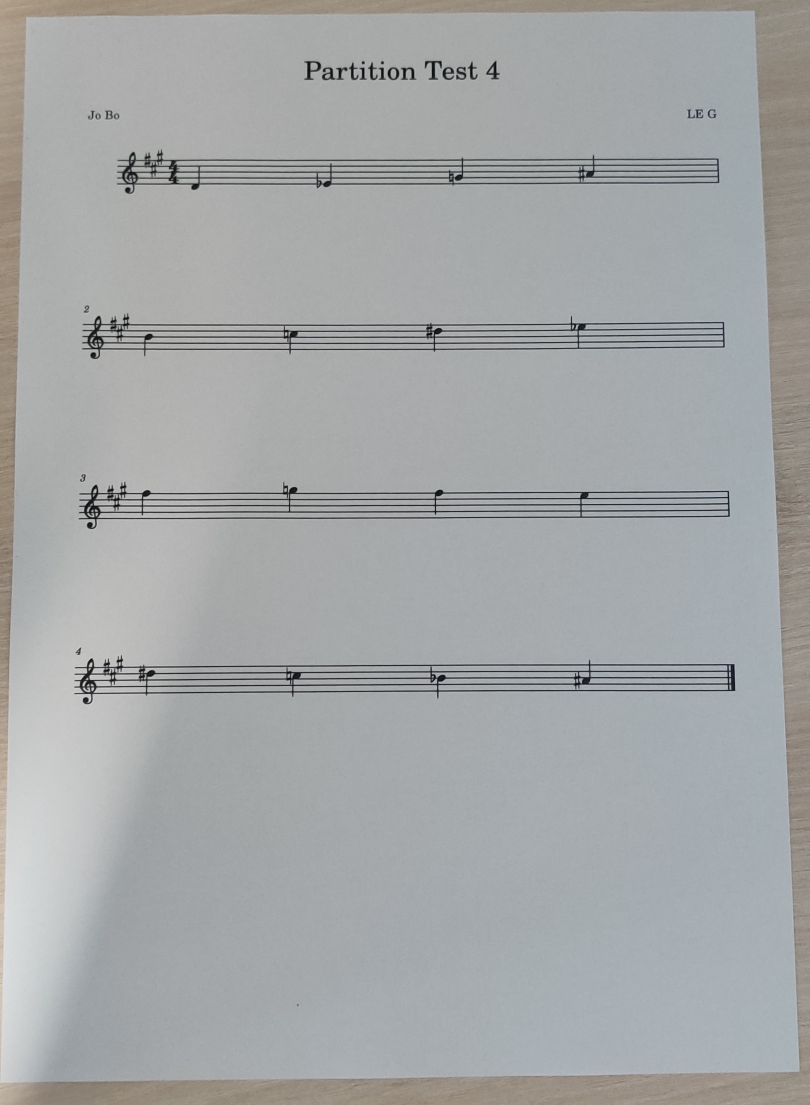
#> input picture Images/im4.jpg, 1619 x 2209 px, given in place of the camera (shown at 1/2 size)
$ python test.py
#> lines starting #> are read from the running program, lines starting #| are printed output that depends on the picture; after the words box and inside, x2 and y2 are one past the last pixel; in counts of white or black regions, pixels touching at a corner belong together
import cv2
import numpy as np
import matplotlib.pyplot as plt
import copy


def intersectionBetweenLines(line1, line2):
    theta1, rho1 = line1
    theta2, rho2 = line2
    x0 = (rho2 * np.sin(theta1) - rho1 * np.sin(theta2)) / (np.sin(theta1) * np.cos(theta2) - np.sin(theta2) * np.cos(theta1))
    if abs(theta1) > 0.1:
        y0 = rho1/np.sin(theta1) - x0/np.tan(theta1)
    else:
        y0 = rho2/np.sin(theta2) - x0/np.tan(theta2)
    x0, y0 = int(np.round(x0)), int(np.round(y0))
    return [x0, y0]

vid = cv2.VideoCapture(1)
vid.set(cv2.CAP_PROP_FRAME_WIDTH, 1920)
vid.set(cv2.CAP_PROP_FRAME_WIDTH, 1080)
frame_width = int(vid.get(cv2.CAP_PROP_FRAME_WIDTH))
frame_height = int(vid.get(cv2.CAP_PROP_FRAME_HEIGHT))
print('Width x Height = ', frame_width, 'x', frame_height)

ret, frame = vid.read()
#> frame is the input picture: shape (2209, 1619, 3); mean B, G, R 167.5, 166.8, 164.3
print(ret)
#| True
ny,nx,nc = frame.shape
#> ny = 2209; nx = 1619; nc = 3


#A4 paper sheet dimensions
l = ny - 20
#> l = 2189
L = l/1.414
#> L = 1548.1

while(ret):
    ret, frame = vid.read()
    img = copy.deepcopy(frame)
    img = img[int((ny - l)/2):int((ny + l)/2) , int((nx - L)/2):int((nx + L)/2)]
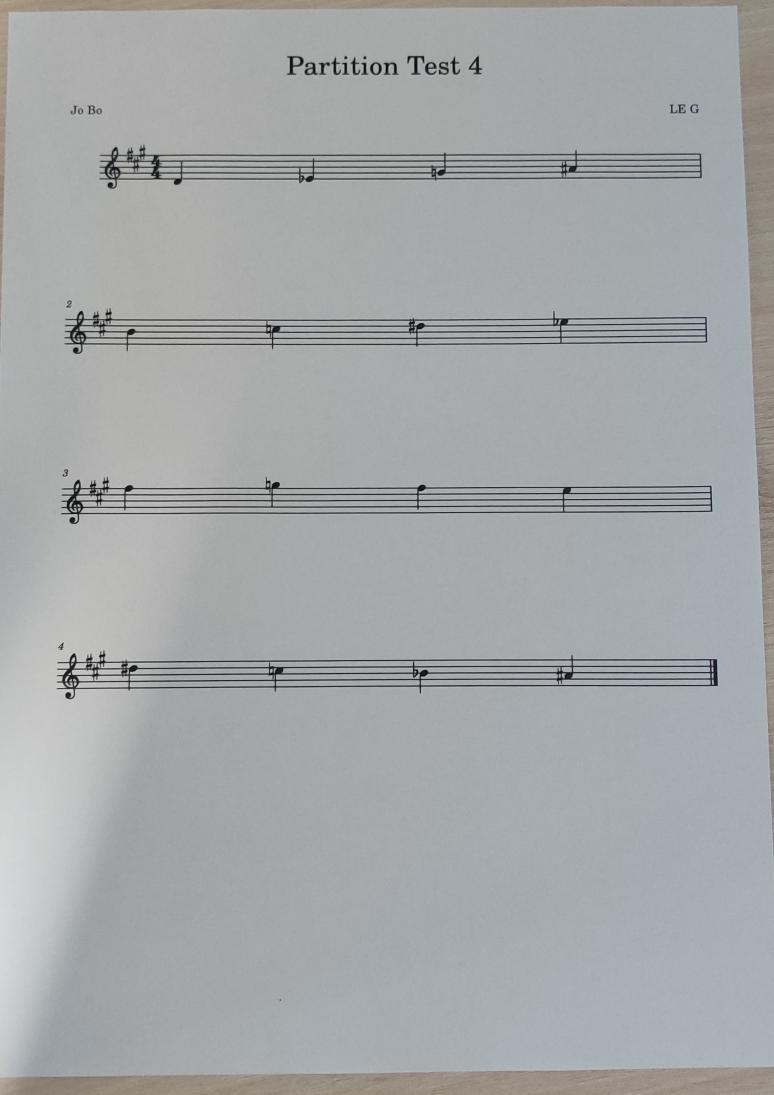
#> img: shape (2189, 1548, 3) (shown at 1/2 size); mean B, G, R 169, 167.6, 164.6
    I = cv2.cvtColor(img,cv2.COLOR_RGB2GRAY)
    I = cv2.filter2D(I,-1,1/25*np.ones((5,5)))

    #Affichage
    cv2.line(frame,(int((nx - L)/2),int((ny - l)/2)),(int((nx + L)/2),int((ny - l)/2)),(0,0,255),2)
    cv2.line(frame,(int((nx - L)/2),int((ny + l)/2)),(int((nx + L)/2),int((ny + l)/2)),(0,0,255),2)
    cv2.line(frame,(int((nx - L)/2),int((ny - l)/2)),(int((nx - L)/2),int((ny + l)/2)),(0,0,255),2)
    cv2.line(frame,(int((nx + L)/2),int((ny - l)/2)),(int((nx + L)/2),int((ny + l)/2)),(0,0,255),2)

    #Traitement
    #Calcul du gradient
    seuil = 2
    gy,gx = np.gradient(I)
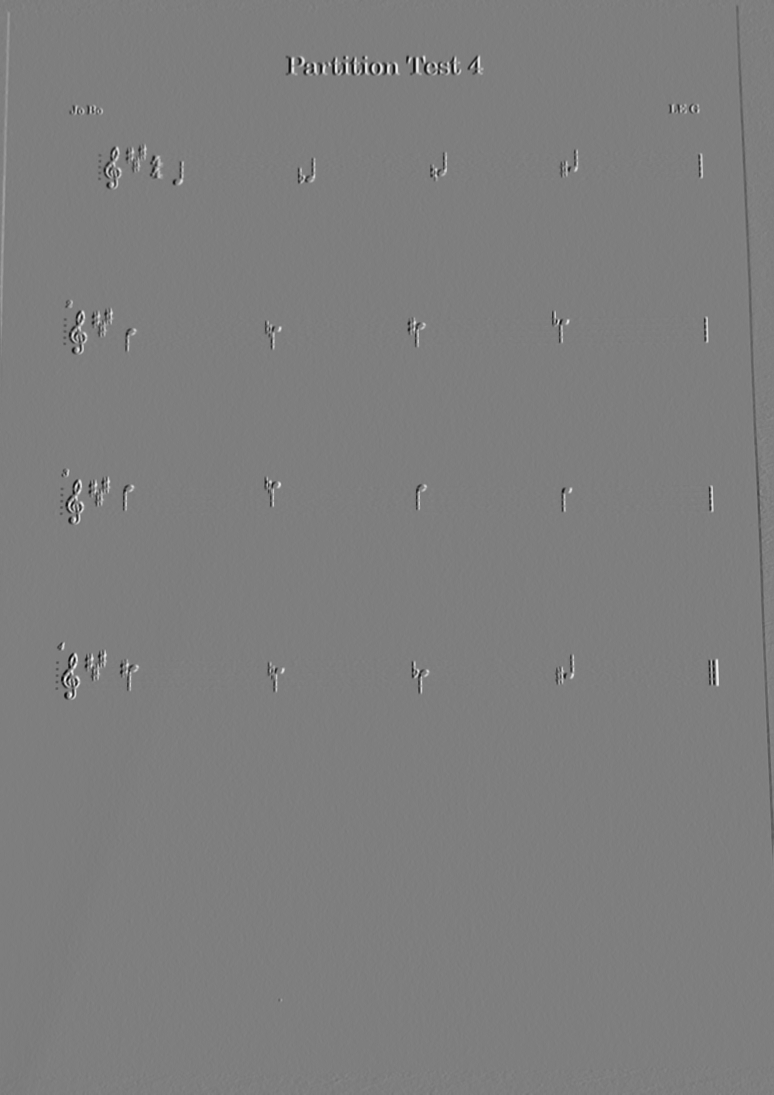
#> gx: shape (2189, 1548) float64 (shown at 1/2 size); min -35, max 35.5, mean 0; drawn with min black and max white
    G = np.sqrt(gx**2 + gy**2)
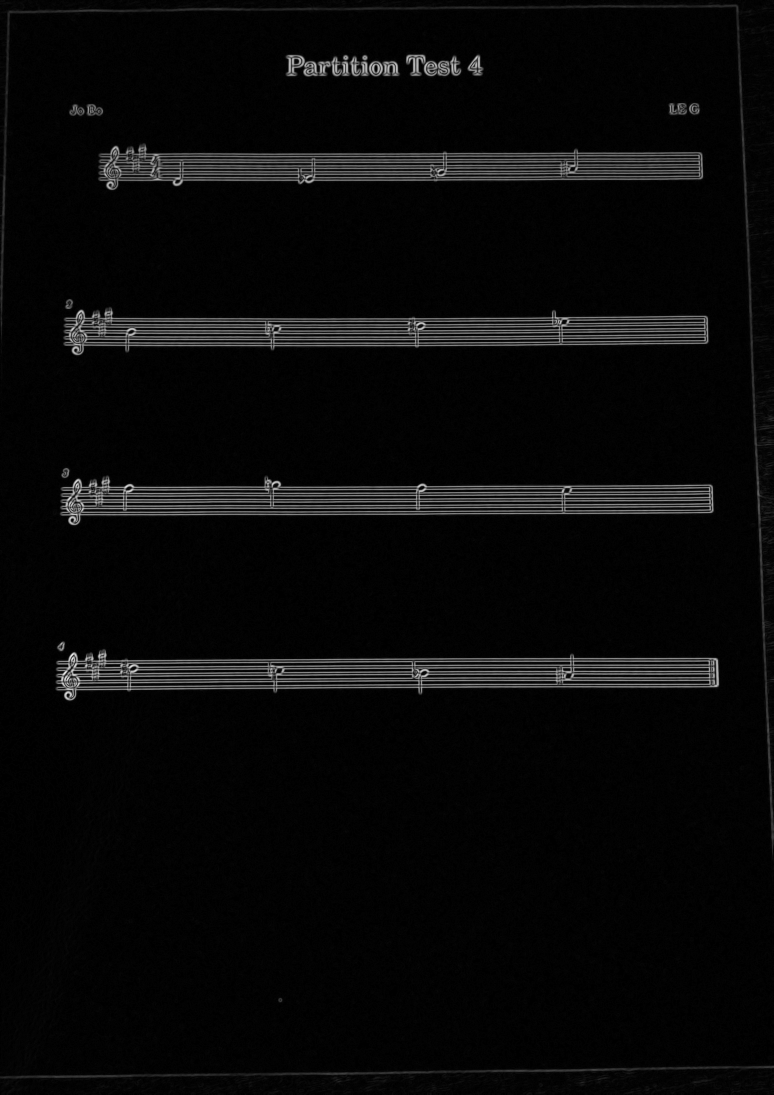
#> G: shape (2189, 1548) float64 (shown at 1/2 size); min 0, max 42.78, mean 1.5; drawn with min black and max white
    G_thr = 255*(G>seuil).astype(np.uint8)
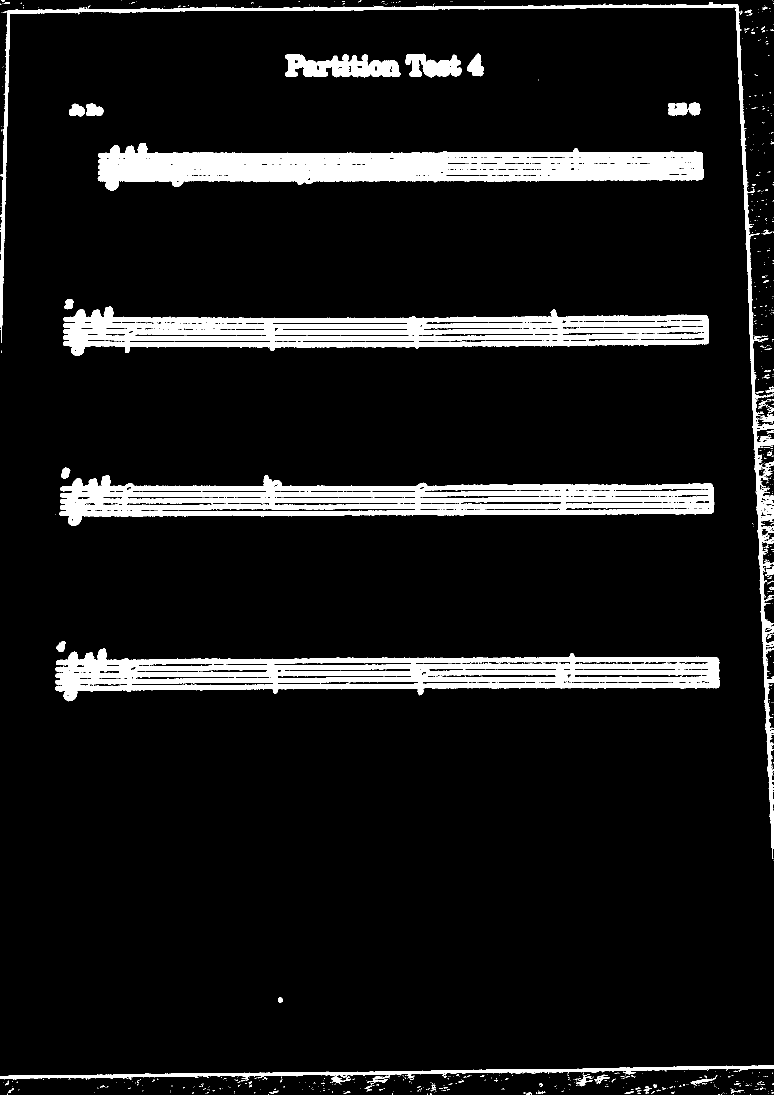
#> G_thr: shape (2189, 1548) (shown at 1/2 size); 8.8% white; 1620 white regions (1537 under 20 px), largest, box (x1, y1, x2, y2) and area: (195, 286, 1408, 381) 60901, (110, 1297, 1440, 1403) 60548, (119, 950, 1429, 1051) 59036

    lines = cv2.HoughLines(G_thr,2,np.pi/180,300)

    I2 = cv2.cvtColor(G_thr,cv2.COLOR_GRAY2RGB)

    dt = np.pi/180
    dr = 30
    i = 0
    h1 = False
    h2 = False
    v1 = False
    v2 = False
    T = []
    R = []
    borders = []
    s = np.sqrt(nx**2 + ny**2)
#> s = 2738.8

    while not(h1 and h2 and v1 and v2) and type(lines) != type(None) and i < len(lines):
        line = lines[i]
        i += 1
        for rho,theta in line:
            affichage = False

            if (theta < dt or theta > np.pi - dt) and abs(rho) < dr and not(v1):
                v1 = True
                affichage = True

                borders.append([theta,rho])

            elif (theta < dt or theta > np.pi - dt) and abs(rho) > L - dr and not(v2):
                v2 = True
                affichage = True

                borders.append([theta,rho])

            elif np.pi/2 - dt < theta < np.pi/2 + dt and rho < dr and not(h1):
                h1 = True
                affichage = True

                borders.append([theta,rho])

            elif np.pi/2 - dt < theta < np.pi/2 + dt and rho > l - dr and not(h2):
                h2 = True
                affichage = True

                borders.append([theta,rho])

            if affichage:
                a = np.cos(theta)
                b = np.sin(theta)
                x0 = a*rho + int((nx - L)/2)
                y0 = b*rho + int((ny - l)/2)
                x1 = int(x0 + s*(-b))
                y1 = int(y0 + s*(a))
                x2 = int(x0 - s*(-b))
                y2 = int(y0 - s*(a))
                cv2.line(frame,(x1,y1),(x2,y2),(255,0,0),2)
#> this loop made 9695 passes
#> line on passes 1 to 3: [[2158, 1.55]], [[672, 1.57]], [[1360, 1.57]]
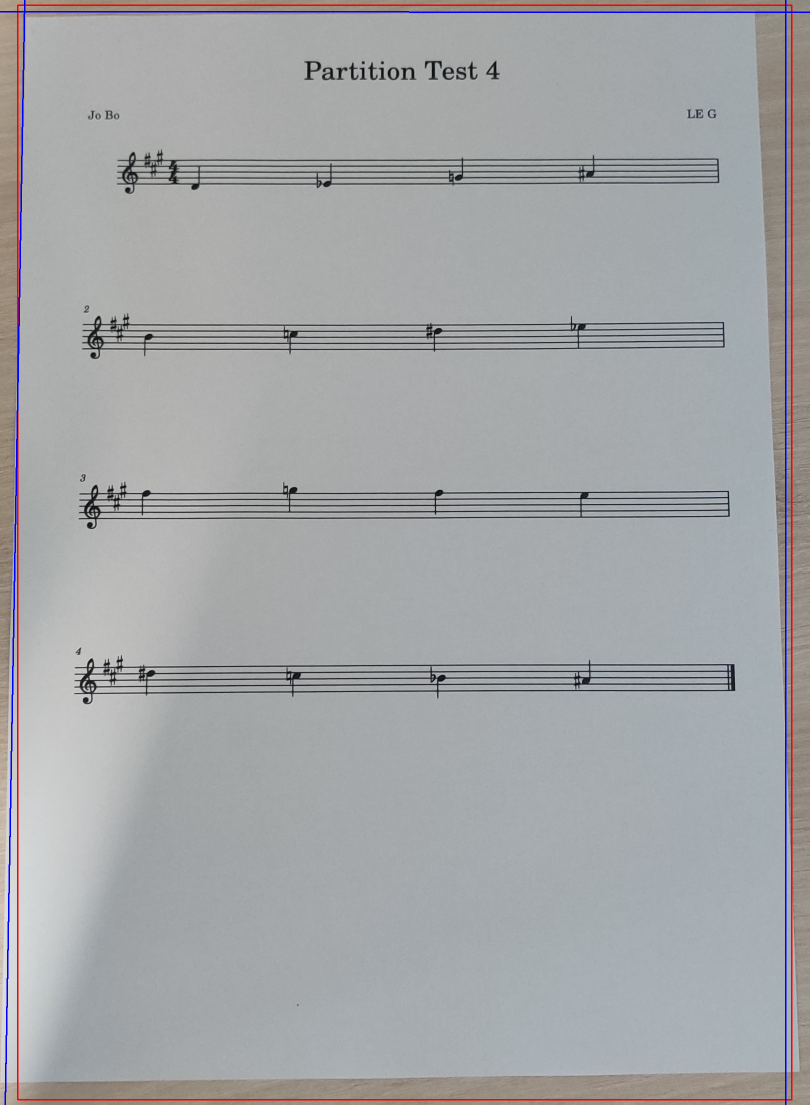
#> frame: shape (2209, 1619, 3) (shown at 1/2 size); mean B, G, R 167.1, 165, 164.1
#> after the loop, borders = [[1.57, 14], [0.0175, 14], [0, 1536]]; h1 = True; h2 = False; i = 9695; v1 = True; v2 = True

    #Is = cv2.hconcat([frame,cv2.resize(I2,(int(I2.shape[1]*frame.shape[0]/I2.shape[0]),frame.shape[0]))])
    #cv2.imshow('frame', Is)
    plt.imshow(frame)

    if cv2.waitKey(1) & 0xFF == ord('q'):
#> (key q is pressed here)
        break

    if h1 and h2 and v1 and v2:
        break

    k = cv2.waitKey(100)

vid.release()
cv2.destroyAllWindows()

borders.sort()

[x0,y0] = intersectionBetweenLines(borders[0], borders[2])
#> in intersectionBetweenLines, `theta1, rho1 = line1`: theta1 = 0; rho1 = 1536
#> in intersectionBetweenLines, `theta2, rho2 = line2`: theta2 = 1.57; rho2 = 14
#> in intersectionBetweenLines, `x0 = (rho2 * np.sin(theta1) - rho1 * np.sin(theta2)) / (np.sin(theta1)..`: x0 = 1536
#> in intersectionBetweenLines, `y0 = rho2/np.sin(theta2) - x0/np.tan(theta2)`: y0 = 14
#> x0 = 1536; y0 = 14
#> (the run stopped early here; a loop or call above may not have finished)
